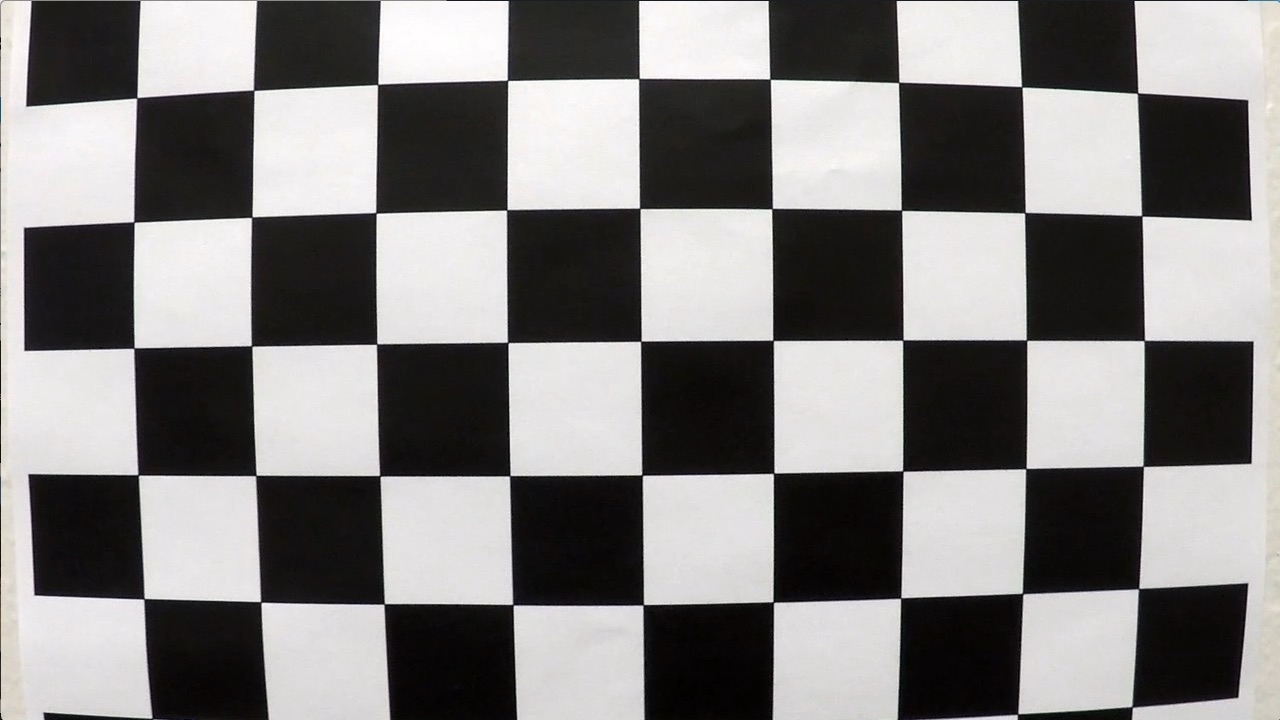
#> input picture camera_cal/calibration1.jpg, 1280 x 720 px; its folder holds 5 pictures in this run; the run also reads 1 picture not shown here
$ jupyter execute --allow-errors Helper.ipynb   (shell and % lines are left out)   (older library calls are emulated)
#> lines starting #> are read from the running program, lines starting #| are printed output that depends on the picture; after the words box and inside, x2 and y2 are one past the last pixel; in counts of white or black regions, pixels touching at a corner belong together
[cell 1]
import numpy as np
import cv2
import matplotlib.pyplot as plt
import matplotlib.image as mpimg
import glob
import pickle

## Camera Calibration with Open CV

[cell 2]
#Arrays to store objects points and image points from all the images

objpoints = [] #3D points in real world space
imgpoints = [] #2D points in image plane

#Prepare object points, like (0,0,0) ,(1,0,0),(2,0,0) .....,(8,5,0)
objp = np.zeros((6*9,3),np.float32)
objp[:,:2] = np.mgrid[0:9,0:6].T.reshape(-1,2) #x,y coordinates

# Make a list of calibration images

images = glob.glob('camera_cal/calibration*.jpg')

# Step through the list and search for chessboard corners
for idx, fname in enumerate(images):

    img = cv2.imread(fname)
#> img is the input picture: shape (720, 1280, 3); mean B, G, R 127.8, 128.4, 130.1
    img2 = cv2.imread(fname)
    gray = cv2.cvtColor(img, cv2.COLOR_BGR2GRAY)

    # Find the chessboard corners
    ret, corners = cv2.findChessboardCorners(gray, (9,6), None)
#> ret = False; corners = None

    # If found, add object points, image points
    # If found, add object points, image points
    if ret == True:
        objpoints.append(objp)
        imgpoints.append(corners)

        # Draw and display the corners
        img2 = cv2.drawChessboardCorners(img2, (9,6), corners, ret)


    f, (ax1,ax2) = plt.subplots(1, 2, figsize=(24,8))
    f.tight_layout()
    ax1.imshow(img)
    ax1.set_title('original_Image - ' + fname[11:], fontsize=30)
    ax2.imshow(img2)
    ax2.set_title('corners_detected', fontsize=30)

    #You may also uncomment the following line for generate output files
    #plt.savefig('camera_cal/ChessboardCorners/'+'ChessboardCorners_'+fname[11:])

    plt.subplots_adjust(left=0., right=1, top=0.9, bottom=0.)

[cell 3]
# Test undistortion on an image
img = cv2.imread('camera_cal/calibration1.jpg')
chess_img_size = (img.shape[1], img.shape[0])

# Do camera calibration given object points and image points
ret, mtx, dist, rvecs, tvecs = cv2.calibrateCamera(objpoints, imgpoints, chess_img_size,None,None)

[cell 4]
images = glob.glob('camera_cal/calibration*.jpg')

# Step through the list and search for chessboard corners
for idx, fname in enumerate(images):
    img = cv2.imread(fname)
    dst = cv2.undistort(img, mtx, dist, None, mtx)
    dst_image = cv2.cvtColor(dst, cv2.COLOR_BGR2RGB)

    # Visualize undistortion
    f, (ax1, ax2) = plt.subplots(1, 2, figsize=(24,5.5))
    ax1.imshow(img)
    ax1.set_title('Original Image- ' + fname[11:], fontsize=30)
    ax2.imshow(dst_image)
    ax2.set_title('Undistorted Image', fontsize=30)

    #You may also uncomment the following line for generate output files
    #plt.savefig('camera_cal/Chessboard_Undistortion/'+'Cb_Undistortion_'+fname[11:])

    plt.subplots_adjust(left=0., right=1, top=0.9, bottom=0.)
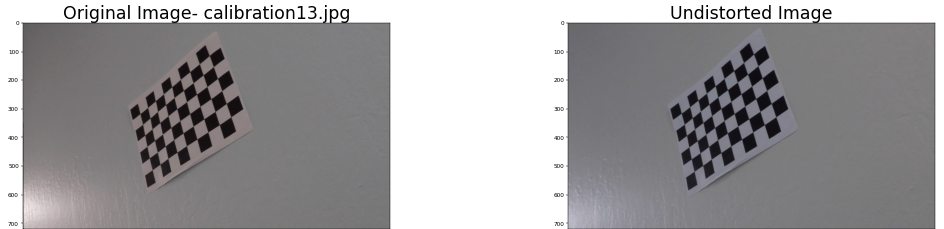
#> figure drawn by matplotlib, 2 panels; B, G, R data is drawn as R, G, B

# Applying function to Undistorted the images.

[cell 5]
def Undistorted_Images(img,mtx,dist):
    return cv2.undistort(img, mtx, dist, None, mtx)

[cell 6]
images = glob.glob('test_images/*.jpg')
#> images = ['test_images/straight_lines1.jpg', 'test_images/straight_lines2.jpg', 'test_images/test1.jpg']

for idx, fname in enumerate(images):

    img = mpimg.imread (fname)
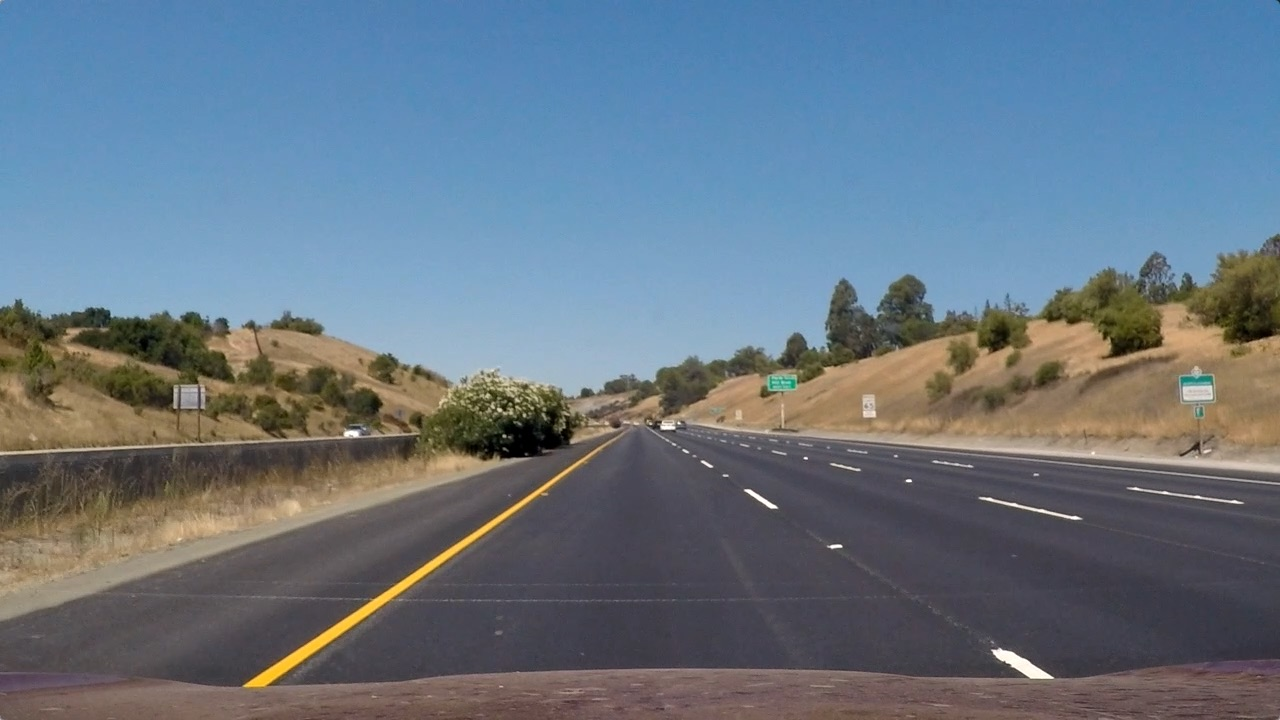
#> input picture test_images/straight_lines1.jpg, 1280 x 720 px
#> img is the input picture: shape (720, 1280, 3); mean R, G, B 103.2, 117.7, 131.2
    undist = Undistorted_Images(img,mtx,dist)

    f, (ax1, ax2) = plt.subplots(1, 2, figsize=(24,8))
    f.tight_layout()
    ax1.imshow(img)
    ax1.set_title('Original image - ' + fname[12:], fontsize=30)
    ax2.imshow(undist)
    ax2.set_title('undistorted version', fontsize=30)

    #You may also uncomment the following line for generate output files
    plt.savefig('output_images/Undistorted_images/'+'Undist_'+fname[12:])

    plt.subplots_adjust(left=0., right=1, top=0.9, bottom=0.)

[cell 7]
plt.imshow(undist)

## Testing Gradient Threshold

[cell 8]
def abs_sobel_thresh(img, orient='x',thresh = (50,150), kernel_size = 7 ):

    # Apply the following steps to img
    #1) Convert to grayscale

#> called with orient = 'x', thresh = (30, 120), kernel_size = 5
    gray = cv2.cvtColor(img, cv2.COLOR_RGB2GRAY)

    #Applies a Gaussian Noise kernel
    blur =  cv2.GaussianBlur(gray, (kernel_size, kernel_size), 0)

    # 2) Take the derivative in x or y given orient = 'x' or 'y'
    if orient == 'x':
        sobel = cv2.Sobel(blur, cv2.CV_64F, 1, 0)
    if orient == 'y':
        sobel = cv2.Sobel(blur, cv2.CV_64F, 0, 1)


    # 3) Take the absolute value of the derivative or gradient
    abs_sobel = np.absolute(sobel)

    # 4) Scale to 8-bit (0 - 255) then convert to type = np.uint8
    scaled_sobel = np.uint8(255*abs_sobel/np.max(abs_sobel))

    # 5) Create a mask of 1's where the scaled gradient magnitude
            # is > thresh_min and < thresh_max
    sbinary = np.zeros_like(scaled_sobel)
    sbinary[(scaled_sobel >= thresh[0]) & (scaled_sobel <= thresh[1])] = 1

    # 6) Return this mask as your binary_output image
    grad_binary = sbinary

    return grad_binary

[cell 9]
images = glob.glob('test_images/*.jpg')

for idx, fname in enumerate(images):

    img = mpimg.imread (fname)

    undist = Undistorted_Images(img,mtx,dist)

    grad_binary_x = abs_sobel_thresh(undist, orient='x',thresh = (30,120), kernel_size = 5 )
    grad_binary_y = abs_sobel_thresh(undist, orient='y',thresh = (30,120), kernel_size = 5 )
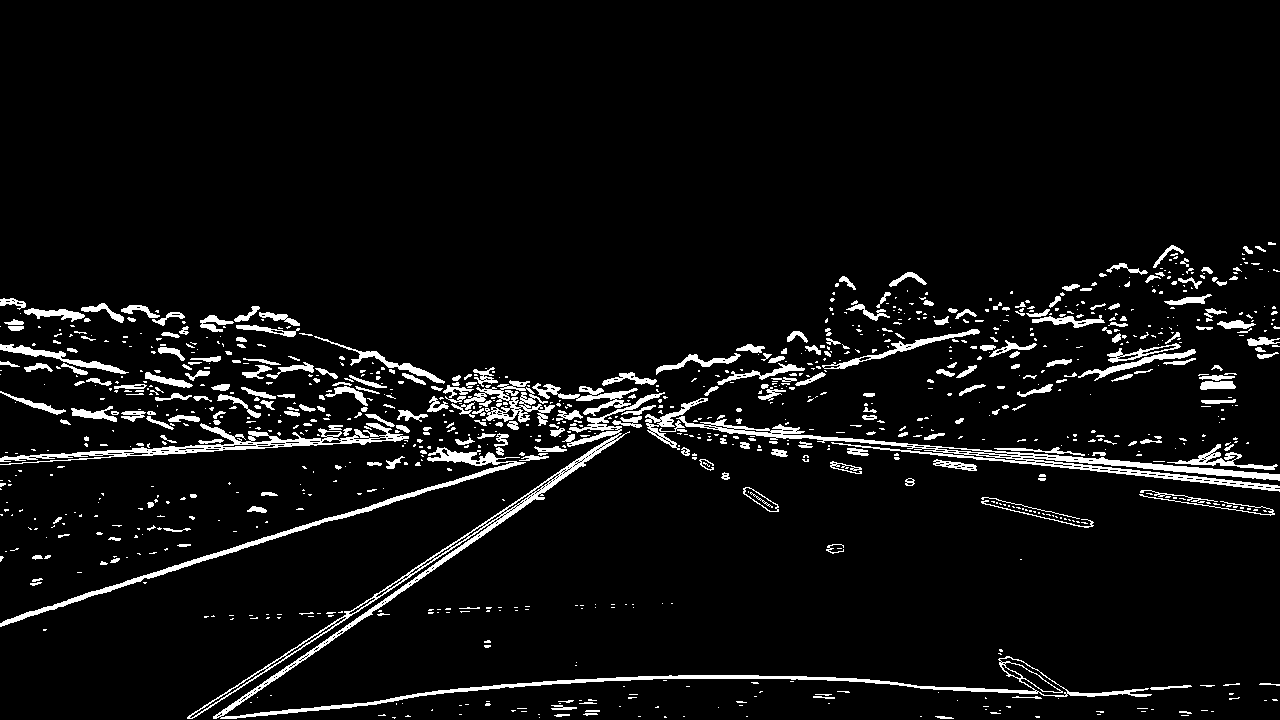
#> grad_binary_y: shape (720, 1280); values 0 (black) and 1 (white), 5.7% white; 1020 white regions (727 under 20 px), largest, box (x1, y1, x2, y2) and area: (187, 392, 1152, 719) 8246, (676, 416, 1280, 492) 4893, (0, 447, 526, 627) 3153


    f, (ax1, ax2,ax3) = plt.subplots(1, 3, figsize=(24,6))
    f.tight_layout()
    ax1.imshow(undist)
    ax1.set_title('Undistorted - ' + fname[12:], fontsize=30)
    ax2.imshow(grad_binary_x,cmap = 'gray')
    ax2.set_title('abs_sobel_X_binary', fontsize=30)
    ax3.imshow(grad_binary_y,cmap = 'gray')
    ax3.set_title('abs_sobel_Y_binary', fontsize=30)

    #You may also uncomment the following line for generate output files
    #plt.savefig('output_images/Abs_Sobel/'+'Abs_Sobel_'+fname[12:])

    plt.subplots_adjust(left=0., right=1, top=0.9, bottom=0.)

[cell 10]
def mag_thresh(img,sobel_kernel=15, mag_thresh=(0, 255), blur_kernel =15):

    # Apply the following steps to img
    # 1) Convert to grayscale and Applies a Gaussian Noise kernel
#> called with sobel_kernel = 15, mag_thresh = (30, 120), blur_kernel = 5
    gray = cv2.cvtColor(img, cv2.COLOR_RGB2GRAY)
    blur =  cv2.GaussianBlur(gray, (blur_kernel, blur_kernel), 0)

    # 2) Take the gradient in x and y separately

    sobelx = cv2.Sobel(blur, cv2.CV_64F, 1, 0,ksize=sobel_kernel)
    sobely = cv2.Sobel(blur, cv2.CV_64F, 0, 1,ksize=sobel_kernel)

    # 3) Calculate the magnitude

    gradmag = np.sqrt(sobelx**2+sobely**2)

    # 4) Scale to 8-bit (0 - 255) and convert to type = np.uint8

    scale_factor = np.max(gradmag)/255
#> scale_factor = 17403397
    gradmag = (gradmag/scale_factor).astype(np.uint8)

    # 5) Create a binary mask where mag thresholds are met

    binary_mask = np.zeros_like(gradmag)
    binary_mask[(gradmag >= mag_thresh[0]) & (gradmag <= mag_thresh[1])] = 1

    # 6) Return this mask as your binary_output image

    mag_binary = binary_mask

    return mag_binary

[cell 11]
images = glob.glob('test_images/*.jpg')

for idx, fname in enumerate(images):

    img = mpimg.imread (fname)

    undist = Undistorted_Images(img,mtx,dist)
    mag_binary = mag_thresh(undist,sobel_kernel=15, mag_thresh=(30, 120), blur_kernel =5)

    f, (ax1, ax2) = plt.subplots(1, 2, figsize=(24, 8))
    f.tight_layout()
    ax1.imshow(undist)
    ax1.set_title('Undistorted - '+ fname[12:], fontsize=30)
    ax2.imshow(mag_binary,cmap = 'gray')
    ax2.set_title('mag_thresh_binary result', fontsize=30)

    #You may also uncomment the following line for generate output files
    #plt.savefig('output_images/magthresh/'+'magthresh_binary_'+fname[12:])
    plt.subplots_adjust(left=0., right=1, top=0.9, bottom=0.)

[cell 12]
def dir_threshold(img, sobel_kernel=3, thresh=(0, np.pi/2)):

    # Apply the following steps to img
    # 1) Convert to grayscale
    #gray = cv2.cvtColor(img, cv2.COLOR_RGB2GRAY)
    # 2) Take the gradient in x and y separately

    sobelx = cv2.Sobel(img, cv2.CV_64F, 1, 0,ksize=sobel_kernel)
    sobely = cv2.Sobel(img, cv2.CV_64F, 0, 1,ksize=sobel_kernel)

    # 3) Take the absolute value of the x and y gradients

    abs_sobelx = np.absolute(sobelx)
    abs_sobely = np.absolute(sobely)

    # 4) Use np.arctan2(abs_sobely, abs_sobelx) to calculate the direction of the gradient

    absgraddir = np.arctan2(abs_sobely, abs_sobelx)

    # 5) Create a binary mask where direction thresholds are met

    sbinary = np.zeros_like(absgraddir)
    sbinary[(absgraddir >= thresh[0]) & (absgraddir <= thresh[1])] = 1


    # 6) Return this mask as your binary_output image
    #binary_output = np.copy(img) # Remove this line

    dir_binary = sbinary

    return dir_binary

[cell 13]
images = glob.glob('test_images/*.jpg')

for idx, fname in enumerate(images):

    img = mpimg.imread (fname)

    undist = Undistorted_Images(img,mtx,dist)
    dir_binary = dir_threshold(undist, sobel_kernel=11, thresh=(0.6, 1.2))

    f, (ax1, ax2) = plt.subplots(1, 2, figsize=(24, 8))
    f.tight_layout()
    ax1.imshow(undist)
    ax1.set_title('Undistorted - '+fname[12:], fontsize=30)
    ax2.imshow(dir_binary,cmap = 'gray')
    ax2.set_title('dir_threshold_binary', fontsize=30)

    #You may also uncomment the following line for generate output files
    #plt.savefig('output_images/dir_threshold/'+'dir_threshold_'+fname[12:])
    plt.subplots_adjust(left=0., right=1, top=0.9, bottom=0.)

# Testing Color Threshold

[cell 14]
def rgb_binary(img,channel,thresh =(200,255)):


    if channel == 'r':
        channel = img[:,:,0]
    if channel == 'g':
        channel = img[:,:,1]
    if channel == 'b':
        channel = img[:,:,2]
    # 2) Apply a threshold to the S channel

    binary = np.zeros_like(channel)
    binary[(channel > thresh[0]) & (channel <= thresh[1])] = 1


    # 3) Return a binary image of threshold result

    #binary_output = np.copy(img) # placeholder line
    rgb_binary =  binary

    return rgb_binary

[cell 15]
images = glob.glob('test_images/*.jpg')

rgb_thresh =(200,255)

#> (the rest of this cell did not finish here and is left out)

[cell 16]
def hls_binary(img,channel,thresh =( 0,255)):
    # 1) Convert to HLS color space
    hls = cv2.cvtColor(img, cv2.COLOR_RGB2HLS)
    if channel == 'h':
        channel = hls[:,:,0]
    if channel == 'l':
        channel = hls[:,:,1]
    if channel == 's':
        channel = hls[:,:,2]
    # 2) Apply a threshold to the S channel

    binary = np.zeros_like(channel)
    binary[(channel >= thresh[0]) & (channel <= thresh[1])] = 1

    # 3) Return a binary image of threshold result

    #binary_output = np.copy(img) # placeholder line
    hls_binary =  binary

    return hls_binary

[cell 17]
images = glob.glob('test_images/*.jpg')

hls_thresh =(180,255)

#> (the rest of this cell did not finish here and is left out)

## Combining gradient and color thresholds

[cell 18]
def color_and_gradient(img,sx_thresh,rgb_thresh,hls_thresh):

    gradx = abs_sobel_thresh(img,orient='x', thresh = (sx_thresh[0], sx_thresh[1]),kernel_size = 5)
    r_binary = rgb_binary(img,'r', thresh = (rgb_thresh[0],rgb_thresh[1]))
    s_binary = hls_binary(img,'s', thresh = (hls_thresh[0],hls_thresh[1]))

    # Stack each channel
    #color_binary = np.dstack(( np.zeros_like(gradx ),gradx ,s_binary  )) * 255

    combined_binary = np.zeros_like(gradx)
    combined_binary[(r_binary == 1) |(s_binary == 1) & (gradx == 1)] = 1

    return gradx,r_binary,s_binary,combined_binary

[cell 19]
images = glob.glob('test_images/*.jpg')

#> (the rest of this cell did not finish here and is left out)

## Creating functions to Mask the lanes lines image

[cell 20]
def apply_mask (img):

    #defining a blank mask to start with
    mask = np.zeros_like(img)

    #defining a 3 channel or 1 channel color to fill the mask with depending on the input image
    if len(img.shape) > 2:
        channel_count = img.shape[2]  # i.e. 3 or 4 depending on your image
        ignore_mask_color = (255,) * channel_count
    else:
        ignore_mask_color = 255

    imshape = img.shape
    vertices = np.array([[(100,imshape[0]),(550,450), (imshape[1]-520, 450), (imshape[1]-60,imshape[0])]], dtype=np.int32)
    #filling pixels inside the polygon defined by "vertices" with the fill color
    cv2.fillPoly(mask, vertices, ignore_mask_color)

    #returning the image only where mask pixels are nonzero
    masked_image = cv2.bitwise_and(img, mask)
    return masked_image

[cell 21]
images = glob.glob('test_images/straight_lines*.jpg')

for idx, fname in enumerate(images):

    img = mpimg.imread (fname)

    undist = Undistorted_Images(img,mtx,dist)

    marked_image = apply_mask (undist)

    f, (ax1, ax2) = plt.subplots(1, 2, figsize=(24, 8))
    f.tight_layout()
    ax1.imshow(undist)
    ax1.set_title('Undistorted - '+fname[12:], fontsize=30)
    ax2.imshow(marked_image,cmap = 'gray')
    ax2.set_title('Masked_image', fontsize=30)

    #You may also uncomment the following line for generate output files
    #plt.savefig('output_images/masked/'+'masked_'+fname[12:])

    plt.subplots_adjust(left=0., right=1, top=0.9, bottom=0.)

## Applying extended lines on images

[cell 22]
# [89 lines left out: functions draw_Extended_lines, hough_Extended_lines, not called in this run]

def weighted_img(img, initial_img, α=0.8, β=1., γ=0.):

    return cv2.addWeighted(initial_img, α, img, β, γ)

[cell 23]
def draw_extended_lines(img):
    undist = Undistorted_Images(img,mtx,dist)
    gradx,r_binary,s_binary,combined_binary = color_and_gradient(undist,sx_thresh = (30,120),rgb_thresh = (220,255),hls_thresh = (180,255))

    masked_image = apply_mask (combined_binary)

    rho = 1 # distance resolution in pixels of the Hough grid
    theta = np.pi/180 # angular resolution in radians of the Hough grid
    threshold = 15  # minimum number of votes (intersections in Hough grid cell)
    min_line_len = 20 #minimum number of pixels making up a line
    max_line_gap = 300  # maximum gap in pixels between connectable line segments

    extended_lines_edges = hough_Extended_lines(masked_image, rho, theta, threshold, min_line_len, max_line_gap)
    extended_weighted_img = weighted_img(extended_lines_edges, undist, α=0.3, β=1, γ=1)

    return extended_weighted_img

[cell 24]
images = glob.glob('test_images/straight_lines*.jpg')

#> (the rest of this cell did not finish here and is left out)

# Getting coordinates to support warp function.

In order to construct a reliable matrix to warp the images, it will be considered the images straight_lines 1 and 2 , because the lines generated programmatically, show good results. As second step, it will be calculated the tangent ($\Delta$y/$\Delta$x) for the left line and right line

To ensure that will be considered the whole line lenght , from the 6 images available will be considered the "x" coordinates minimun and  maximum in the lower region of the pictures  and it will be applied the tangent angle for both lines inverting the direction on each case.

[cell 25]
# It will be created a function simlar from the function that have draw the lines,
# but the functin will return the coordinates for the 4 points .


# [87 lines left out: functions get_coordinates, hough_Extended_lines_2, not called in this run]

[cell 26]
# Getting the 4 points coordinates for all pictures available.

def getting_4_points_coordinates (img):
    undist = Undistorted_Images(img,mtx,dist)
    gradx,r_binary,s_binary,combined_binary = color_and_gradient(undist,sx_thresh = (50,150),rgb_thresh = (220,255),hls_thresh = (180,255))

    masked_image = apply_mask (combined_binary)

    rho = 1 # distance resolution in pixels of the Hough grid
    theta = np.pi/180 # angular resolution in radians of the Hough grid
    threshold = 15  # minimum number of votes (intersections in Hough grid cell)
    min_line_len = 20 #minimum number of pixels making up a line
    max_line_gap = 300  # maximum gap in pixels between connectable line segments

    p1,p2,p3,p4 = hough_Extended_lines_2(masked_image, rho, theta, threshold, min_line_len, max_line_gap)

    m_points = [p1,p2,p3,p4]

    return m_points

[cell 27]
#Calculating the average for the tangente for the left and right lines for the files with straight_lines.

straight_lines_files = ['straight_lines1.jpg','straight_lines2.jpg']

tan_value =[]

#> (the rest of this cell did not finish here and is left out)

[cell 28]
#In order to ensure the lane lines, It Will be checked the minimum and maximum X coordinate available
#in a set of images.


images = glob.glob('test_images/*.jpg')

min_max_X_lower_coordinates = [1000,0]

#> (the rest of this cell did not finish here and is left out)

[cell 29]
#checking if the reference line point must be from left , right line or any line.

img = mpimg.imread ('test_images/test1.jpg')
imshape = img.shape


if (imshape[1]- min_max_X_lower_coordinates[1] ) == min_max_X_lower_coordinates [0]:
    print ("any line could be used as reference")

elif (imshape[1] - min_max_X_lower_coordinates[1] ) > min_max_X_lower_coordinates [0]:
    print ("use right lower point (P4x) as reference")

else:
    print ("use left lower point (P1x) as reference")

[cell 30]
# apply the avg_tan previously calculated for the min and max lower "X" coordinates (p1,p2),
# and fixing the "Y" coordinate =450 , it will be calculated the X cordinate for the upper points (p2 , p3).

#The new matrix with this 4 new points it will considered as the source information for the warped function.

img = mpimg.imread ('test_images/straight_lines1.jpg')

imshape = img.shape

y_upper = 460
y_lower = imshape[0]


# In order to keep a symmetry, the P1 "X" position will be adjusted considering the P4 "X"value.

p1_x = (min_max_X_lower_coordinates [0])

p4_x = (min_max_X_lower_coordinates [1])

#> (the rest of this cell did not finish here and is left out)
